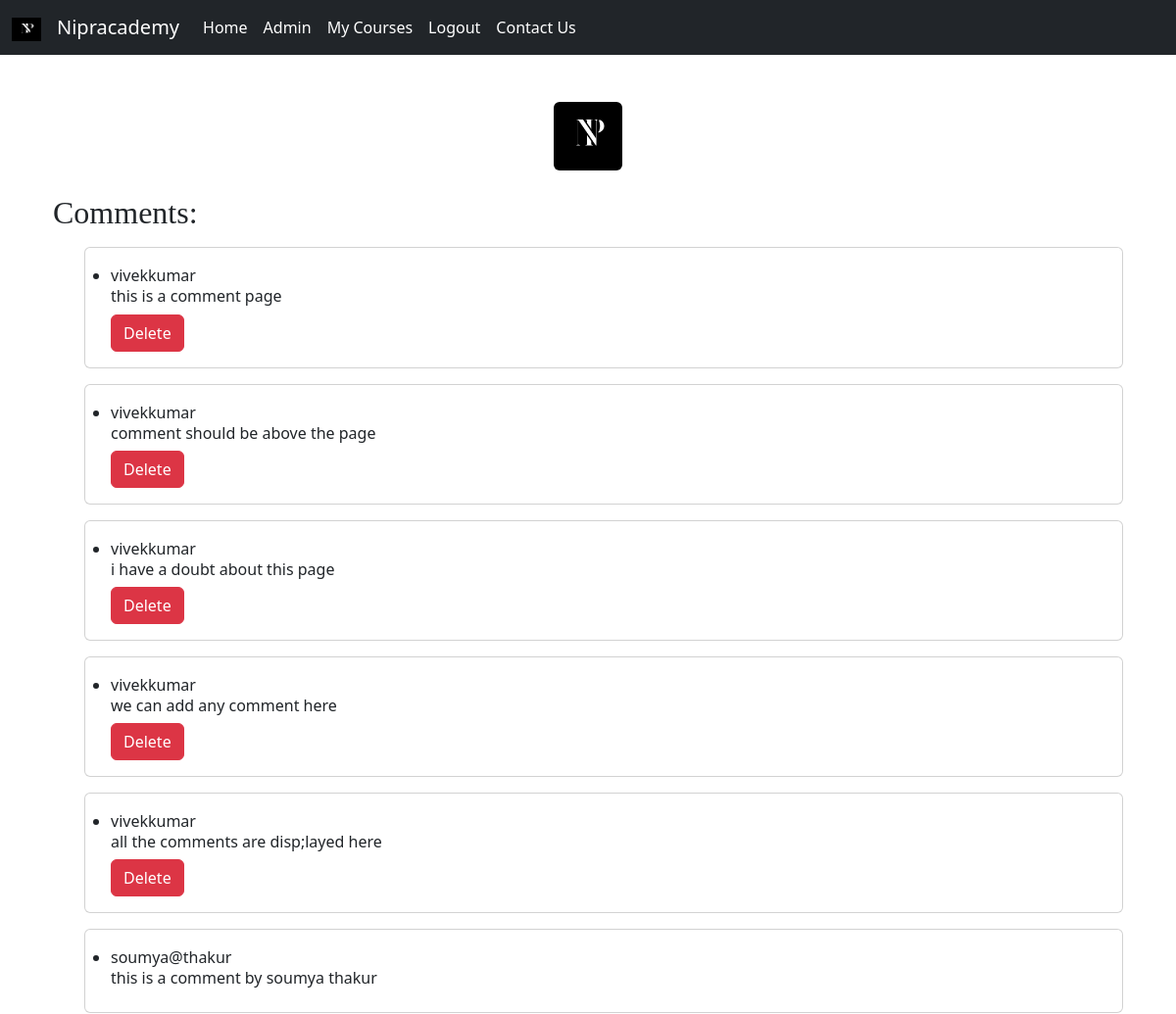
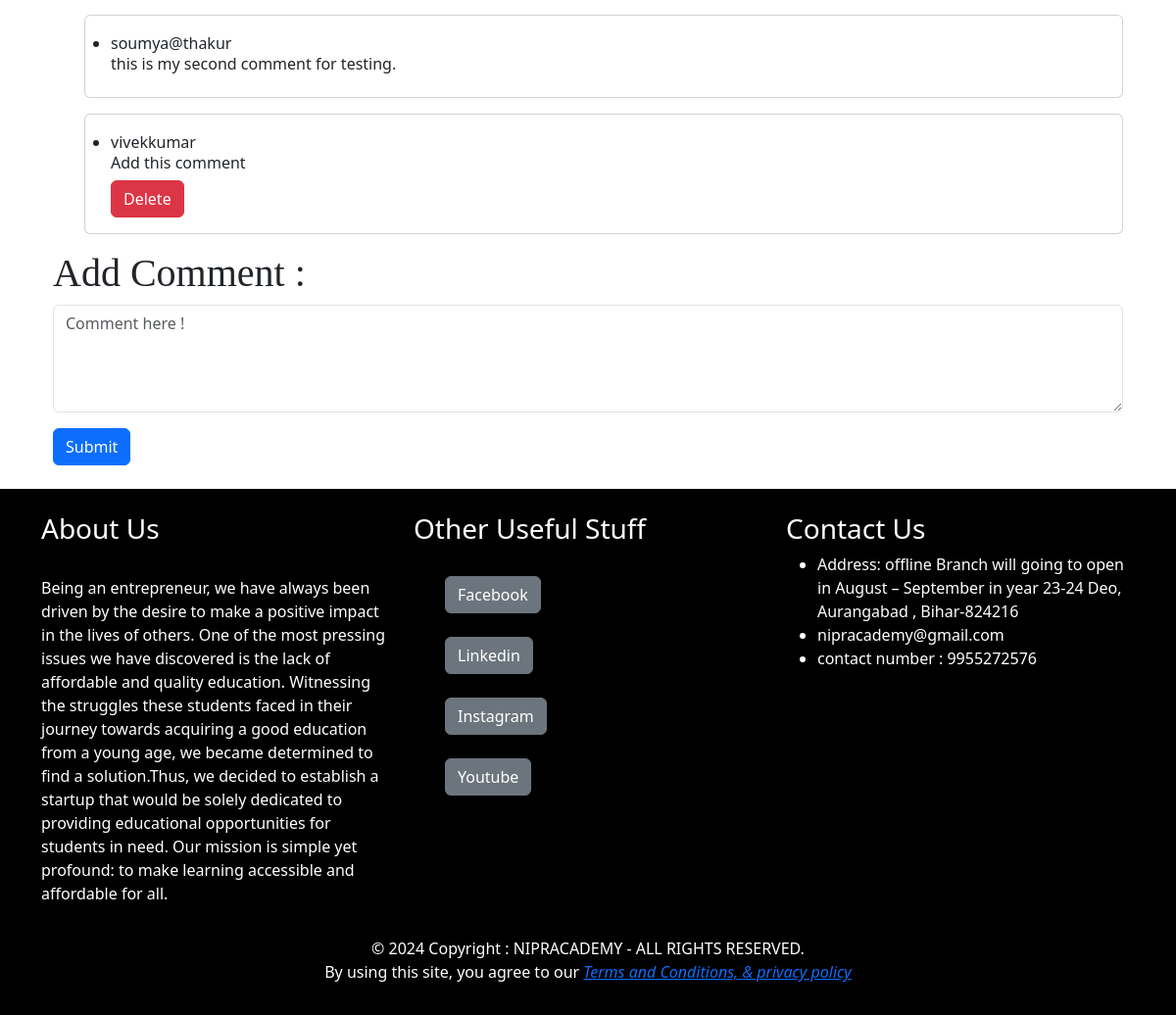
The page /comments/ (signed in) on the database its author committed (2 pictures, top to bottom).
### Nipracademy/models.py (models this page shows, shortened)
class Comment(models.Model):
    user = models.ForeignKey(User, on_delete=models.CASCADE)
    content = models.TextField()
    created_at = models.DateTimeField(auto_now_add=True)

### Nipracademy/views.py (the view)
# urls.py: path('comments/', views.comment_page, name='comment_page'),
@login_required
def comment_page(request):
    if request.method == 'POST':
        form = CommentForm(request.POST)
        if form.is_valid():
            new_comment = form.save(commit=False)
            new_comment.user = request.user
            new_comment.save()
            return redirect('comment_page')  # Redirect to the same page
    else:
        form = CommentForm()
        comments = Comment.objects.all()
    return render(request, 'Nipracademy/comment_page.html', {'form': form , 'comments' : comments})

### Nipracademy/forms/comment_form.py
class CommentForm(forms.ModelForm):
    content = forms.CharField(label ="", widget = forms.Textarea(
    attrs ={
        'class':'form-control',
        'placeholder':'Comment here !',
        'rows':4,
        'cols':50
    }))
    class Meta:
        model = Comment
        fields = ['content']

### Nipracademy/templates/Nipracademy/comment_page.html (shortened to what this page needs)
{% extends 'Nipracademy/base.html' %}
{% load static %}
{% load crispy_forms_tags %}
{%block content%}
<div class = "container">
    <div class="text-center" id="signup_logo">
        <img src="{%static 'image\2.jpg'%}" class="rounded" alt="no image found" height=70 width=70 >
     </div>
<br>
<h2>Comments:</h2>
<ul>
    {% for comment in comments %}
    <div class="mt-3">
        <div class="card">
            <div class="card-body">
        <li>{{comment.user.username}}<br> <h6>{{ comment.content }}</h6> </li>
        {% if comment.user == request.user %}
        <a type="button" id="delete" class="btn btn-danger" href="{% url 'delete_comment' comment.id %}">Delete</a><br>
    {% endif %}
            </div>
        </div>
    </div>
    {% endfor %}
</ul>
    <h1>Add Comment : </h1>
    <form method="post">
        {{ form.as_p }}
        <button class = "btn btn-primary" type="submit">Submit</button>
    </form>
</div>
{% endblock content%}

### Nipracademy/templates/Nipracademy/comment_page.html (style rules this page uses)
.card { padding-left:10px; }
ul { border-style:inset; border:20px; }
h1,h2 { font-family:calibrie; }

### rows shown on the page
Comment: user.username "vivekkumar", content "this is a comment page", shows "Delete"
Comment: user.username "vivekkumar", content "comment should be above the page", shows "Delete"
Comment: user.username "vivekkumar", content "i have a doubt about this page", shows "Delete"
Comment: user.username "vivekkumar", content "we can add any comment here", shows "Delete"
Comment: user.username "vivekkumar", content "all the comments are disp;layed here", shows "Delete"
Comment: user.username "soumya@thakur", content "this is a comment by soumya thakur"
Comment: user.username "soumya@thakur", content "this is my second comment for testing."
Comment: user.username "vivekkumar", content "Add this comment", shows "Delete"
